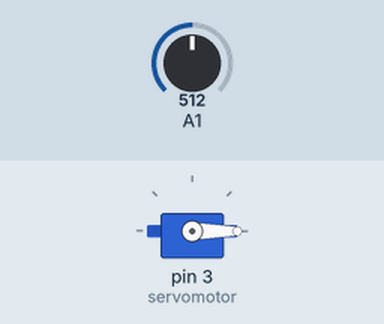
Recording of a sketch running on a simulated Arduino Uno, built with avr-gcc and run on an emulated ATmega328P. Shown: servo. The test bench sets the inputs (shaded band); at power-on: A1 = 512.

Above: at 1.2 s.
1.3 s: A1 set to 316
2.8 s: A1 set to 292
At 3.3 s:
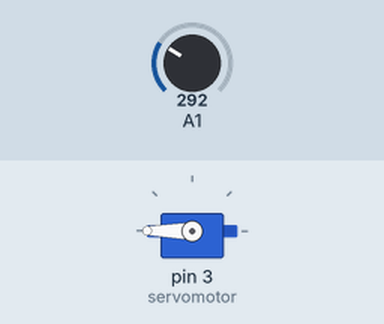
4.3 s: A1 set to 306
At 5.5 s:
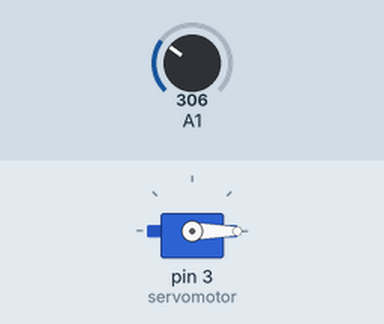
5.8 s: A1 set to 290
At 6.8 s:
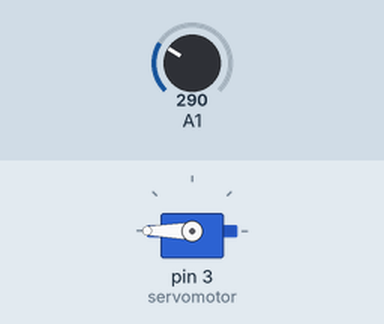
Timing chart, 0 to 8.3 s (numbered marks = the images above; inputs shaded):
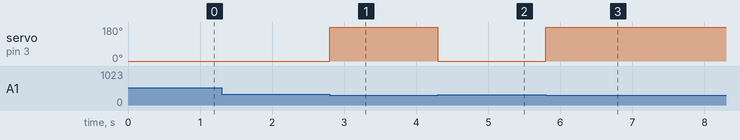

Measured:
- the behaviour switches between 300 and 299 on A1 (found by bisection; images 0 and 1)
- after the input at 1.3 s, every drawn part: stays the same
- after the input at 2.8 s, servo on pin 3 (servomotor): 0° → 180° at once
- after the input at 4.3 s, servo on pin 3 (servomotor): 180° → 0° at once
- after the input at 5.8 s, servo on pin 3 (servomotor): 0° → 180° at once

The sketch:

arduino_code.ino
```cpp
#include<Servo.h>
Servo servomotor;
void setup() {
  servomotor.attach(3); //servomotor connect to arduino ~ PWM pin 3
}

void loop() {
  // Analog input from LDR to A1 pin:
  int ldr_input_val= analogRead(A1);

  //servmotor rotate 180
  if(ldr_input_val<300){
    servomotor.write(180);
  }

   //servmotor rotate 0
  else{
    servomotor.write(0);
  }
}
```
